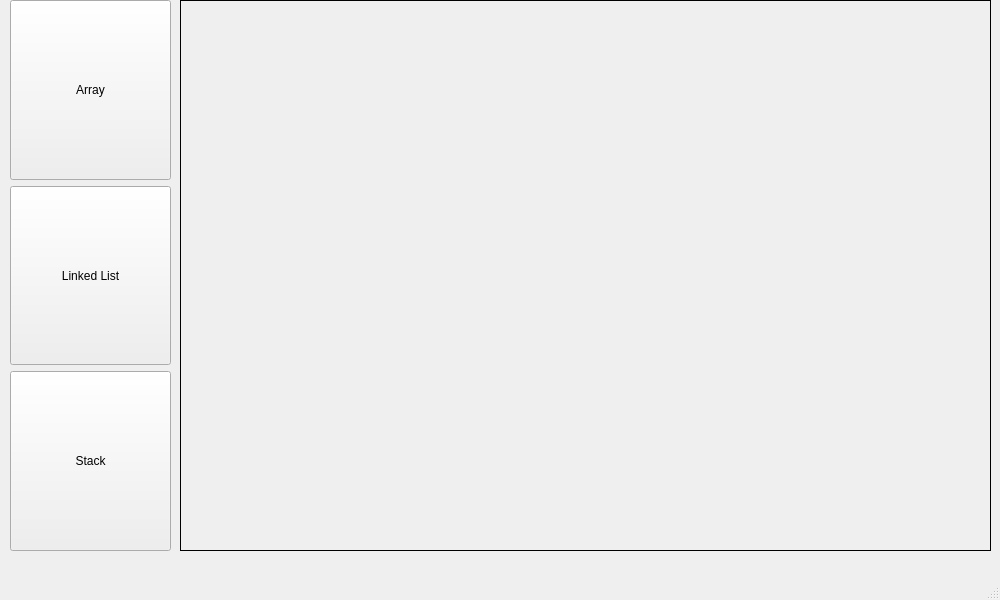
<?xml version="1.0" encoding="UTF-8"?>
<ui version="4.0">
 <class>LinkedListWindow</class>
 <widget class="QMainWindow" name="LinkedListWindow">
  <property name="geometry">
   <rect>
    <x>0</x>
    <y>0</y>
    <width>1000</width>
    <height>600</height>
   </rect>
  </property>
  <property name="windowTitle">
   <string>MainWindow</string>
  </property>
  <widget class="QWidget" name="centralwidget">
   <widget class="QWidget" name="verticalLayoutWidget">
    <property name="geometry">
     <rect>
      <x>10</x>
      <y>0</y>
      <width>161</width>
      <height>551</height>
     </rect>
    </property>
    <layout class="QVBoxLayout" name="buttonList" stretch="0,0,0">
     <property name="sizeConstraint">
      <enum>QLayout::SetMaximumSize</enum>
     </property>
     <item>
      <widget class="QPushButton" name="array_pbut">
       <property name="sizePolicy">
        <sizepolicy hsizetype="Minimum" vsizetype="MinimumExpanding">
         <horstretch>0</horstretch>
         <verstretch>0</verstretch>
        </sizepolicy>
       </property>
       <property name="text">
        <string>Array</string>
       </property>
      </widget>
     </item>
     <item>
      <widget class="QPushButton" name="ll_pbut">
       <property name="sizePolicy">
        <sizepolicy hsizetype="Minimum" vsizetype="MinimumExpanding">
         <horstretch>0</horstretch>
         <verstretch>0</verstretch>
        </sizepolicy>
       </property>
       <property name="text">
        <string>Linked List</string>
       </property>
      </widget>
     </item>
     <item>
      <widget class="QPushButton" name="stack_pbut">
       <property name="sizePolicy">
        <sizepolicy hsizetype="Minimum" vsizetype="MinimumExpanding">
         <horstretch>0</horstretch>
         <verstretch>0</verstretch>
        </sizepolicy>
       </property>
       <property name="text">
        <string>Stack</string>
       </property>
      </widget>
     </item>
    </layout>
   </widget>
   <widget class="QFrame" name="frame">
    <property name="enabled">
     <bool>true</bool>
    </property>
    <property name="geometry">
     <rect>
      <x>180</x>
      <y>0</y>
      <width>811</width>
      <height>551</height>
     </rect>
    </property>
    <property name="sizePolicy">
     <sizepolicy hsizetype="Preferred" vsizetype="MinimumExpanding">
      <horstretch>0</horstretch>
      <verstretch>0</verstretch>
     </sizepolicy>
    </property>
    <property name="frameShape">
     <enum>QFrame::Box</enum>
    </property>
    <property name="frameShadow">
     <enum>QFrame::Plain</enum>
    </property>
   </widget>
  </widget>
  <widget class="QMenuBar" name="menubar">
   <property name="geometry">
    <rect>
     <x>0</x>
     <y>0</y>
     <width>1000</width>
     <height>20</height>
    </rect>
   </property>
  </widget>
  <widget class="QStatusBar" name="statusbar"/>
 </widget>
 <resources/>
 <connections/>
</ui>
